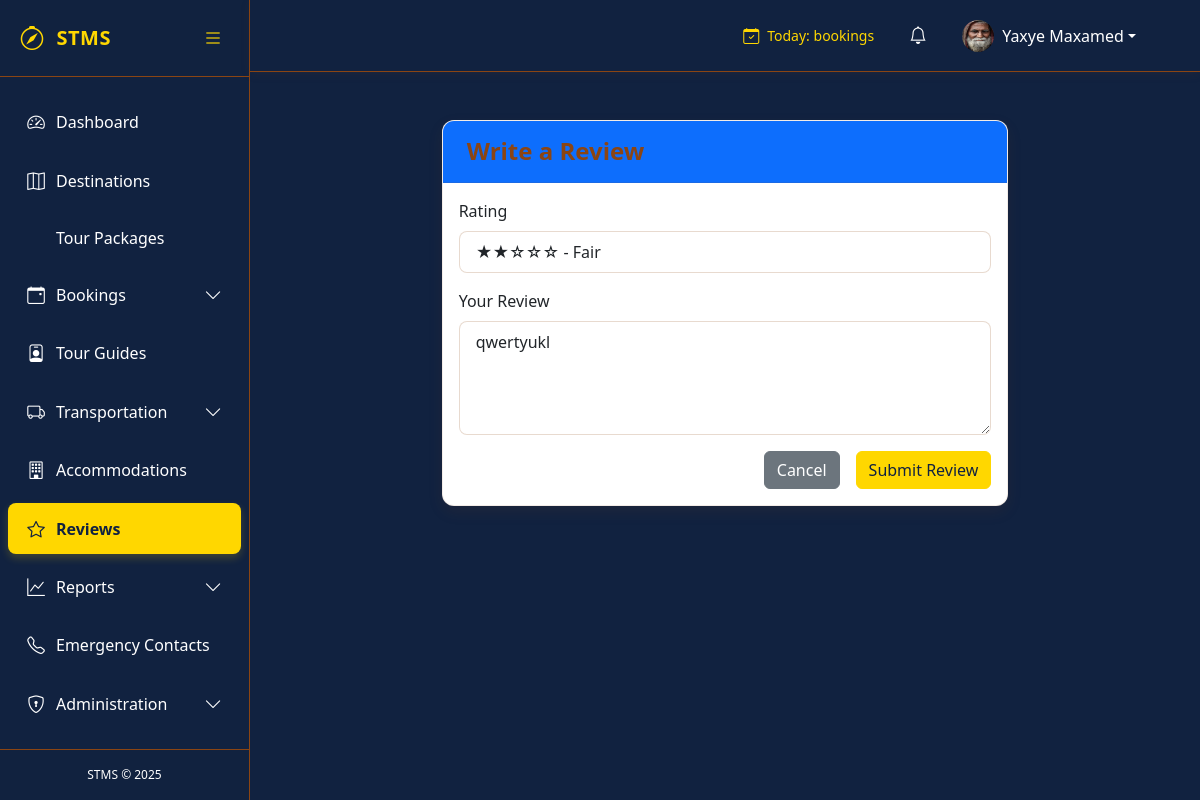
/reviews/1/edit/ (signed in), run on the app's committed database.
### accounts/models.py (models this page shows, shortened)
class CustomUser(AbstractUser):
    USER_TYPE_CHOICES = (
        ('TOURIST', 'Tourist'),
        ('GUIDE', 'Tour Guide'),
        ('ADMIN', 'System Admin'),
    )
    STATUS_CHOICES = (
        ('PENDING', 'Waiting to approve'),
        ('APPROVED', 'Accepted'),
        ('REJECTED', 'Rejected'),
    )
    user_type = models.CharField(max_length=10, choices=USER_TYPE_CHOICES, default='TOURIST')
    status = models.CharField(max_length=10, choices=STATUS_CHOICES, default='PENDING')
    phone_number = models.CharField(max_length=20, blank=True, null=True)
    profile_picture = models.ImageField(upload_to='profile_pics/', blank=True, null=True)
    date_of_birth = models.DateField(blank=True, null=True)
    nationality = models.CharField(max_length=100, blank=True, null=True)
    preferred_language = models.CharField(max_length=10, blank=True, null=True)
    last_password_change = models.DateTimeField(null=True, blank=True)
    last_logout = models.DateTimeField(null=True, blank=True)
    objects = CustomUserManager()

### tms/models.py (models this page shows, shortened)
class TimeStampedModel(models.Model):
    created_at = models.DateTimeField(auto_now_add=True)
    updated_at = models.DateTimeField(auto_now=True)
    class Meta:
        abstract = True

class Review(TimeStampedModel):
    RATING_CHOICES = [
        (1, '★☆☆☆☆ - Poor'),
        (2, '★★☆☆☆ - Fair'),
        (3, '★★★☆☆ - Good'),
        (4, '★★★★☆ - Very Good'),
        (5, '★★★★★ - Excellent'),
    ]
    booking = models.OneToOneField(Booking, on_delete=models.CASCADE, verbose_name=_("Booking"), related_name='review')
    reviewer = models.ForeignKey(User, on_delete=models.CASCADE, verbose_name=_("Reviewer"), related_name='reviews')
    rating = models.PositiveIntegerField(_("Rating"), choices=RATING_CHOICES)
    comment = models.TextField(_("Comment"))
    is_approved = models.BooleanField(_("Approved"), default=False)
    class Meta:
        verbose_name = _("Review")
        verbose_name_plural = _("Reviews")
        ordering = ['-created_at']

### tms/views.py (the view, shortened to what this page needs)
# urls.py: path('reviews/<int:pk>/edit/', views.ReviewUpdateView.as_view(), name='review-update'),
@method_decorator(login_required, name='dispatch')
class ReviewUpdateView(UpdateView):
    model = Review
    form_class = ReviewForm
    template_name = 'tms/reviews/form.html'
    def dispatch(self, request, *args, **kwargs):
        review = self.get_object()
        if review.reviewer != request.user and not request.user.is_staff:
            raise PermissionDenied
        return super().dispatch(request, *args, **kwargs)

### tms/templates/tms/reviews/form.html (shortened to what this page needs)
{% extends 'base.html' %}
{% load i18n %}
{% block content %}
<div class="container mt-4">
    <div class="row justify-content-center">
        <div class="col-md-8">
            <div class="card">
                <div class="card-header bg-primary text-white">
                    <h4 class="mb-0">{% trans "Write a Review" %}</h4>
                </div>
                <div class="card-body">
                    <form method="post">
                        <div class="form-group mb-3">
                            <label for="{{ form.rating.id_for_label }}" class="form-label">
                                {% trans "Rating" %}
                            </label>
                            {{ form.rating }}
                        </div>
                        <div class="form-group mb-3">
                            <label for="{{ form.comment.id_for_label }}" class="form-label">
                                {% trans "Your Review" %}
                            </label>
                            {{ form.comment }}
                        </div>
                        <div class="d-grid gap-2 d-md-flex justify-content-md-end">
                            <a href="{% url 'booking-detail' pk=booking.pk %}" class="btn btn-secondary me-md-2">
                                {% trans "Cancel" %}
                            </a>
                            <button type="submit" class="btn btn-primary">
                                {% trans "Submit Review" %}
                            </button>
                        </div>
                    </form>
                </div>
            </div>
        </div>
    </div>
</div>
{% endblock %}

### tms/templates/base.html (shortened to what this page needs)
<!DOCTYPE html>
<html lang="en">
<head>
    <link rel="stylesheet" href="https://cdnjs.cloudflare.com/ajax/libs/font-awesome/6.0.0/css/all.min.css">
    <link rel="stylesheet" href="https://cdn.jsdelivr.net/npm/bootstrap-icons@1.8.0/font/bootstrap-icons.css">
    <link href="https://cdn.jsdelivr.net/npm/bootstrap@5.3.0/dist/css/bootstrap.min.css" rel="stylesheet">
    <link rel="stylesheet" href="https://cdnjs.cloudflare.com/ajax/libs/font-awesome/6.0.0/css/all.min.css">
    <link rel="stylesheet" href="https://cdn.jsdelivr.net/npm/bootstrap-icons@1.10.0/font/bootstrap-icons.css">
</head>
<body>
    <div class="d-flex">
        <div class="sidebar" id="sidebar">
            <div class="sidebar-header">
                <a href="{% url 'tms:dashboard' %}" class="sidebar-brand">
                    <i class="bi bi-compass sidebar-brand-icon"></i>
                    <span id="sidebar-title">STMS</span>
                </a>
                <button class="toggle-btn" id="toggle-sidebar">
                    <i class="bi bi-list"></i>
                </button>
            </div>
            <div class="px-2 py-3" style="height: calc(100% - 120px); overflow-y: auto;">
                <ul class="nav flex-column">
                    <li class="nav-item">
                        <a class="nav-link {% if request.resolver_match.url_name == 'dashboard' %}active{% endif %}"
                            href="{% url 'tms:dashboard' %}">
                            <i class="bi bi-speedometer2"></i>
                            <span class="nav-link-text ms-2">Dashboard</span>
                        </a>
                    </li>
                    <li class="nav-item">
                        <a class="nav-link {% if 'destination' in request.resolver_match.url_name %}active{% endif %}"
                            href="{% url 'tms:destination-list' %}">
                            <i class="bi bi-map"></i>
                            <span class="nav-link-text ms-2">Destinations</span>
                        </a>
                    </li>
                    <li class="nav-item">
                        <a class="nav-link {% if 'package' in request.resolver_match.url_name %}active{% endif %}"
                            href="{% url 'tms:package-list' %}">
                            <span class="nav-link-text ms-2">Tour Packages</span>
                        </a>
                    </li>
                    <li class="nav-item">
                        <a class="nav-link {% if 'booking' in request.resolver_match.url_name %}active{% endif %}"
                            data-bs-toggle="collapse" href="#bookingsCollapse">
                            <i class="bi bi-calendar-event"></i>
                            <span class="nav-link-text ms-2">Bookings</span>
                            <i class="bi bi-chevron-down collapse-icon ms-auto"></i>
                        </a>
                    </li>
                    <li class="nav-item">
                        <a class="nav-link {% if 'guide' in request.resolver_match.url_name %}active{% endif %}"
                            href="{% url 'tms:guide-list' %}">
                            <i class="bi bi-person-badge"></i>
                            <span class="nav-link-text ms-2">Tour Guides</span>
                        </a>
                    </li>
                    <li class="nav-item">
                        <a class="nav-link {% if 'vehicle' in request.resolver_match.url_name %}active{% endif %}"
                            data-bs-toggle="collapse" href="#transportCollapse">
                            <i class="bi bi-truck"></i>
                            <span class="nav-link-text ms-2">Transportation</span>
                            <i class="bi bi-chevron-down collapse-icon ms-auto"></i>
                        </a>
                    </li>
                    <li class="nav-item">
                        <a class="nav-link {% if 'accommodation' in request.resolver_match.url_name %}active{% endif %}"
                            href="{% url 'tms:accommodation-list' %}">
                            <i class="bi bi-building"></i>
                            <span class="nav-link-text ms-2">Accommodations</span>
                        </a>
                    </li>
                    <li class="nav-item">
                        <a class="nav-link {% if 'review' in request.resolver_match.url_name %}active{% endif %}"
                            href="{% url 'tms:review-list' %}">
                            <i class="bi bi-star"></i>
                            <span class="nav-link-text ms-2">Reviews</span>
                        </a>
                    </li>
                    <li class="nav-item">
                        <a class="nav-link {% if 'report' in request.resolver_match.url_name %}active{% endif %}"
                            data-bs-toggle="collapse" href="#reportsCollapse">
                            <i class="bi bi-graph-up"></i>
                            <span class="nav-link-text ms-2">Reports</span>
                            <i class="bi bi-chevron-down collapse-icon ms-auto"></i>
                        </a>
                                </li>
                            </ul>
                        </div>
                    <li class="nav-item">
                        <a class="nav-link {% if 'emergency' in request.resolver_match.url_name %}active{% endif %}"
                            href="{% url 'tms:emergency-list' %}">
                            <i class="bi bi-telephone"></i>
                            <span class="nav-link-text ms-2">Emergency Contacts</span>
                        </a>
                    </li>
                    {% if request.user.is_staff or request.user.user_type == 'MINISTRY' %}
                    <li class="nav-item">
                        <a class="nav-link {% if 'admin' in request.resolver_match.url_name %}active{% endif %}"
                            data-bs-toggle="collapse" href="#adminCollapse">
                            <i class="bi bi-shield-lock"></i>
                            <span class="nav-link-text ms-2">Administration</span>
                            <i class="bi bi-chevron-down collapse-icon ms-auto"></i>
                        </a>
                    </li>
                    {% endif %}
            </div>
            <div class="sidebar-footer">
                STMS &copy; {% now "Y" %}
            </div>
        </div>
        <div class="main-content flex-grow-1" id="main-content">
            <nav class="navbar navbar-expand-lg navbar-light border-bottom">
                <div class="container-fluid">
                    <div class="collapse navbar-collapse" id="navbarSupportedContent">
                        <ul class="navbar-nav ms-auto align-items-center">
                            <li class="nav-item me-4">
                                <div class="d-flex align-items-center" style="color: var(--accent-color);">
                                    <i class="bi bi-calendar-check me-2"></i>
                                    <small>Today: <strong>{{ today_bookings }}</strong> bookings</small>
                                </div>
                            </li>
                            <li class="nav-item dropdown me-3">
                                <a class="nav-link position-relative" href="#" id="notificationsDropdown" role="button"
                                    data-bs-toggle="dropdown">
                                    <i class="bi bi-bell"></i>
                                </a>
                            </li>
                            <li class="nav-item dropdown">
                                <a class="nav-link dropdown-toggle d-flex align-items-center" href="#" id="userDropdown"
                                    role="button" data-bs-toggle="dropdown">
                                    {% if request.user.profile_picture %}
                                    <img src="{{ request.user.profile_picture.url }}" class="rounded-circle me-2"
                                        width="32" height="32" alt="Profile">
                                    {% else %}
                                    <div class="avatar-placeholder rounded-circle bg-accent text-dark d-flex align-items-center justify-content-center me-2"
                                        style="width: 32px; height: 32px;">
                                        {{ request.user.first_name|first|upper }}{{ request.user.last_name|first|upper }}
                                    </div>
                                    {% endif %}
                                    <span class="d-none d-md-inline">{{ request.user.get_full_name }}</span>
                                </a>
                                    </li>
                                </ul>
                    </div>
                </div>
            </nav>
            <div class="container-fluid py-4">
                {% block content %}{% endblock %}
            </div>
        </div>
</body>
</html>

### data on the page
CustomUser: user.profile_picture (picture), user.get_full_name "Yaxye Maxamed"
Review: rating "★★☆☆☆ - Fair", comment "qwertyukl"
